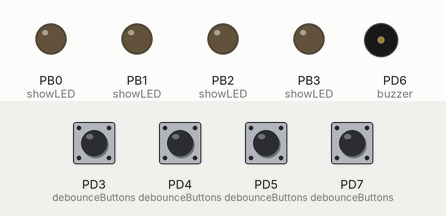
Simulated run of this program. Board: ATmega328P, built with avr-gcc and emulated at 16 MHz. On the bench: output pins drawn as LEDs (lit = HIGH), buzzer (waves = sounding, pin HIGH). Dashed ring = blinking. The inputs (shaded band) are chosen by the test bench; at power-on: PD3 (debounceButtons), PD4 (debounceButtons), PD5 (debounceButtons), PD7 (debounceButtons) HIGH. Random numbers use the default seed unless the program sets one.

Above: at 1.5 s.
1.6 s: PD3 (debounceButtons) pulled LOW for 0.15 s
At 2.0 s:
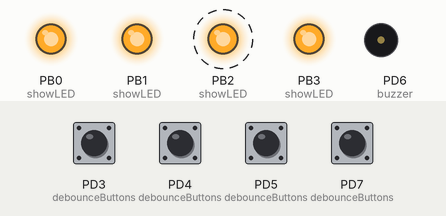
4.7 s: PD4 (debounceButtons) pulled LOW for 0.15 s
At 6.1 s:
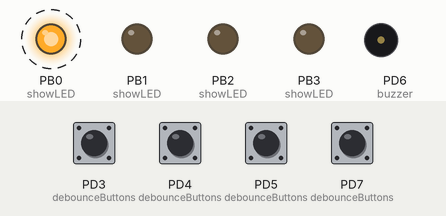
7.8 s: PD3 (debounceButtons) pulled LOW for 1 s
At 10.2 s:
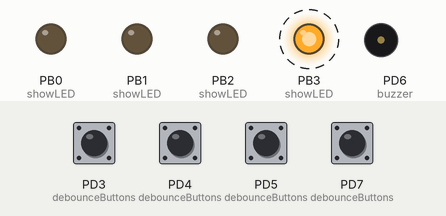
11.8 s: PD4 (debounceButtons) pulled LOW for 1 s
At 14.05 s:
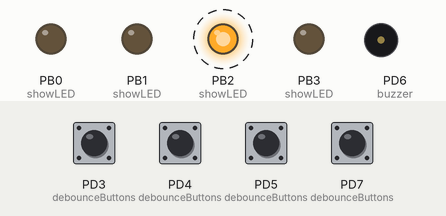
15.8 s: PD5 (debounceButtons) pulled LOW for 0.15 s
At 16.2 s:
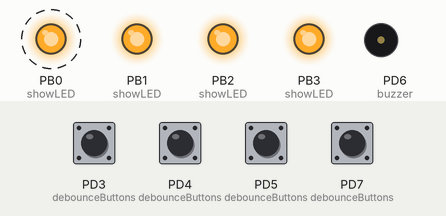
Timing chart, 0 to 19.0 s (numbered marks = the images above; inputs shaded):
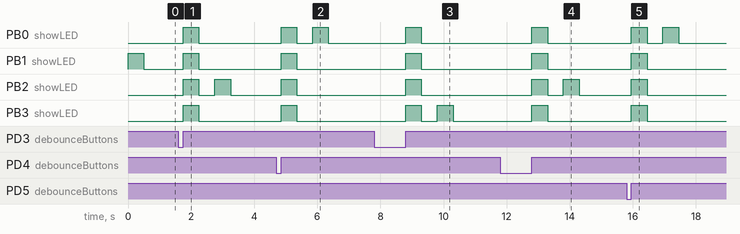

Measured:
- after the input at 1.6 s, PB0 (showLED), PB1 (showLED), PB3 (showLED): LOW → HIGH after 0.15 s, → LOW 0.50 s later; PB2 (showLED): alternates HIGH for 0.50 s and LOW for 0.50 s, 4 changes in all, then stays LOW, starting after 0.15 s
- after the input at 4.7 s, PB0 (showLED): alternates HIGH for 0.50 s and LOW for 0.50 s, 4 changes in all, then stays LOW, starting after 0.15 s; PB1 (showLED), PB2 (showLED), PB3 (showLED): LOW → HIGH after 0.15 s, → LOW 0.50 s later
- after the input at 7.8 s, PB0 (showLED), PB1 (showLED), PB2 (showLED): LOW → HIGH after 1.0 s, → LOW 0.50 s later; PB3 (showLED): alternates HIGH for 0.50 s and LOW for 0.50 s, 4 changes in all, then stays LOW, starting after 1.0 s
- after the input at 11.8 s, PB0 (showLED), PB1 (showLED), PB3 (showLED): LOW → HIGH after 1.0 s, → LOW 0.50 s later; PB2 (showLED): alternates HIGH for 0.50 s and LOW for 0.50 s, 4 changes in all, then stays LOW, starting after 1.0 s
- after the input at 15.8 s, PB0 (showLED): alternates HIGH for 0.50 s and LOW for 0.50 s, 4 changes in all, then stays LOW, starting after 0.15 s; PB1 (showLED), PB2 (showLED), PB3 (showLED): LOW → HIGH after 0.15 s, → LOW 0.50 s later

The program:

main.c
```c
/*
 * SimonSays.c
 *
 * Created: 3/9/2017 9:38:06 AM
 * Author : Matej Majtan & Kristian Nørgaard Jensen
 *
 * D6 : buzzer
 *
 * B0 : red LED
 * B1 : green LED
 * B2 : yellow LED
 * B3 : blue LED
 *
 * D4 : red BUTTON
 * D5 : green BUTTON
 * D3 : yellow BUTTON
 * D7 : blue BUTTON
 *
 * RED : 0
 * GREEN : 1
 * YELLOW : 2
 * BLUE : 3
 *
 */

#define F_CPU 16000000UL
#define DB_S 30 //debounce sensitivity (when lower then more precise but not so reliable)
#define ARRSIZE 15

#include <avr/io.h>
#include <util/delay.h>
#include <stdlib.h>

void win();
void reset();
void showLED(int led);
void init_registers();
void generate_Rand_Num(uint16_t *num);
void debounceButtons();
void tone(uint16_t hz, uint16_t delay);

uint16_t Pressed[4] = {0};
uint16_t Released[4] = {0};
uint16_t chck[4] = {0}; // checks if the button is clicked or released (changes depending on current state of button)
uint16_t clckd[4] = {0}; // checks if the button was clicked (sets to 1 only when the button was clicked)
uint16_t num[ARRSIZE] = {0}; // random number array
uint16_t x = 0;
uint16_t runBlink = 1;
uint16_t count = 0;
uint16_t flag = 1;
uint16_t btnClRs[4] = {0}; // buttons clicked and released

int main(void){
    init_registers();	//Initialize the registers.
    //Both for timers, and input and output pins
    generate_Rand_Num(num);

    while (1)
    {
        debounceButtons();

        //read buttons
        btnClRs[0] = (clckd[0] == 1) && (chck[0] == 0); // red button clicked and released
        btnClRs[1] = (clckd[1] == 1) && (chck[1] == 0); // green button clicked and released
        btnClRs[2] = (clckd[2] == 1) && (chck[2] == 0); // yellow button clicked and released
        btnClRs[3] = (clckd[3] == 1) && (chck[3] == 0); // blue button clicked and released

        // check for win
        if (x == ARRSIZE+1){
            win();
        }

        ////blink////
        if (runBlink == 1){
            for (uint16_t i = 0; i < x+1; i++){
                showLED(num[i]); // shows current LED
            }
            runBlink = 0;
        }

        //if multiple buttons were clicked then resets (anti cheat :D)
        if ((btnClRs[0] && btnClRs[1]) || (btnClRs[0] && btnClRs[2]) || (btnClRs[0] && btnClRs[3]) || (btnClRs[1] && btnClRs[2]) || (btnClRs[1] && btnClRs[3]) || (btnClRs[2] && btnClRs[3])){
            reset();
        }
        /////////////////////needs check doesn't work ^^^^^^^^ this one :D //// or does it?? sometimes :D

        // if any button was clicked
        if (btnClRs[0] || btnClRs[1] || btnClRs[2] || btnClRs[3]){ // if any button is clicked
            //if right button was clicked
            if (clckd[num[count]] == 1){
                count++;
                if (count > x){ // player successfully entered the sequence
                    runBlink = 1; // sets rubBlink flag to 1 so the program can blink current sequence
                    count = 0;
                    x++;
                    for (int i = 0; i < 4; i++){
                        clckd[i] = 0;
                    }
                }
            } else { // else any other button was clicked and is released then reset
                reset();
            }
            //clear the button flags
            for (int i = 0; i < 4; i++){
                clckd[i] = 0;
            }
        }
    } //while (1) end
} // main end


/////////////////////CUSTOM FUNCTIONS///////////////////////////

void showLED(int led){ // blinks set LED
    switch(led){
    case 0: PORTB |= (1 << PORTB0); break;
    case 1: PORTB |= (1 << PORTB1); break;
    case 2: PORTB |= (1 << PORTB2); break;
    case 3: PORTB |= (1 << PORTB3); break;
    }
    tone(440, 300);
    _delay_ms(500);
    PORTB &= 0xF0; // setting all LEDs LOW
    _delay_ms(200); // needed so multiple same following values can be distinguished
}

void reset(){
    // blinks all LED to indicate loss
    PORTB = 0x0F;
    _delay_ms(500);
    PORTB = 0x00;
    _delay_ms(500);
    // resets flags
    runBlink = 1;
    count = 0;
    x = 0;
    for (int i = 0; i < 4; i++){
        clckd[i] = 0;
    }
    ///generate new sequence
    generate_Rand_Num(num);
}

void win(){
    // blinks all LED to indicate win
    for (int i=0; i<3; i++){
        _delay_ms(300);
        PORTB = 0x08;
        _delay_ms(300);
        PORTB = 0x04;
        _delay_ms(300);
        PORTB = 0x02;
        _delay_ms(300);
        PORTB = 0x01;
        _delay_ms(300);
        PORTB = 0x02;
        _delay_ms(300);
        PORTB = 0x04;
    }
    _delay_ms(300);
    PORTB = 0x08;
    _delay_ms(300);
    PORTB = 0x00;
    // resets flags
    runBlink = 1;
    count = 0;
    x = 0;
    for (int i = 0; i < 4; i++){
        clckd[i] = 0;
    }
    ///generate new sequence
    generate_Rand_Num(num);
    _delay_ms(1000);
}

void init_registers() {
    PORTD |= 0xB8; // setting up pull ups
    DDRB |= 0x0F; // setting B0-B3 to outputs
    DDRD &= 0x47; // setting D3, D4, D5 and D7 to inputs
    DDRD |= (1 << DDD6); // setting D3 (buzzer) to output
    PORTB &= 0xF0; // set LEDs to LOW

    //Initialize the timer for random number generator
    TCCR2B |= (1 << CS20); //Initialize timer0 with a prescaler of 1
    TCNT2 = 0;	//Initialize the counter. The counter can go from 0 - 255 since timer0 is a 8 bit timer

    TCCR0A |= (1 << WGM01) | (1 << COM0A0); // setting timer to CTC and toggling flag at compare match (OC2B (D3 pin))
    TCCR0A |= (1 << CS02) | (1 << CS01);

}

void tone(uint16_t hz, uint16_t delay){
    //TCCR2A |= (1 << CS22) | (1 << CS21); // turning timer 2 on with prescaler 256
    OCR0A = (F_CPU/(hz*2*256)); // setting output compare register 2B
    TCCR0A |= (1 << WGM01) | (1 << COM0A0);
    //_delay_ms(delay);
    //TCCR2A &= ~(1 << CS22) & ~(1 << CS21); // turning timer 2 off
}

void generate_Rand_Num(uint16_t *num) { //Generate random numbers
    srand(TCNT2);	//Use the timer value as seed for the random numbers
    //Set the seed value to 1 to get the same numbers each time
    //Will be goo for debugging
    for (int i = 0; i < ARRSIZE; i++) { //Loop through the array and add new numbers
        num[i] = rand() % 4; //Create random numbers between 0 - 3
    }
}

void debounceButtons(){
    //DEBOUNCE THE RED BUTTON
    if ((PIND & (1 << PIND4)) == 0){ // pull up connected to GND
        Pressed[0]++;
        if (Pressed[0] > DB_S){
            if (chck[0] == 0){ //check if the button was pressed just once
                clckd[0]=1;
                chck[0] = 1;
            }
            Pressed[0] = 0;
        }
    } else {
        Released[0]++;
        if (Released[0] > DB_S){
            if (chck[0] == 1){ //check if the button was released just once
                chck[0] = 0;
            }
            Released[0] = 0;
        }
    }

    //DEBOUNCE THE GREEN BUTTON
    if ((PIND & (1 << PIND5)) == 0){
        Pressed[1]++;
        if (Pressed[1] > DB_S){
            if (chck[1] == 0){ //check if the button was pressed just once
                clckd[1]=1;
                chck[1] = 1;
            }
            Pressed[1] = 0;
        }
    } else {
        Released[1]++;
        if (Released[1] > DB_S){
            if (chck[1] == 1){ //check if the button was released just once
                chck[1] = 0;
            }
            Released[1] = 0;
        }
    }

    //DEBOUNCE THE YELLOW BUTTON
    if ((PIND & (1 << PIND3)) == 0){
        Pressed[2]++;
        if (Pressed[2] > DB_S){
            if (chck[2] == 0){ //check if the button was pressed just once
                clckd[2] = 1;
                chck[2] = 1;
            }
            Pressed[2] = 0;
        }
    } else {
        Released[2]++;
        if (Released[2] > DB_S){
            if (chck[2] == 1){ //check if the button was released just once
                chck[2] = 0;
            }
            Released[2] = 0;
        }
    }

    //DEBOUNCE THE BLUE BUTTON
    if ((PIND & (1 << PIND7)) == 0){
        Pressed[3]++;
        if (Pressed[3] > DB_S){
            if (chck[3] == 0){ //check if the button was pressed just once
                clckd[3]=1;
                chck[3] = 1;
            }
            Pressed[3] = 0;
        }
   } else {
        Released[3]++;
        if (Released[3] > DB_S){
            if (chck[3] == 1){ //check if the button was released just once
                chck[3] = 0;
            }
            Released[3] = 0;
        }
    }
}
```
